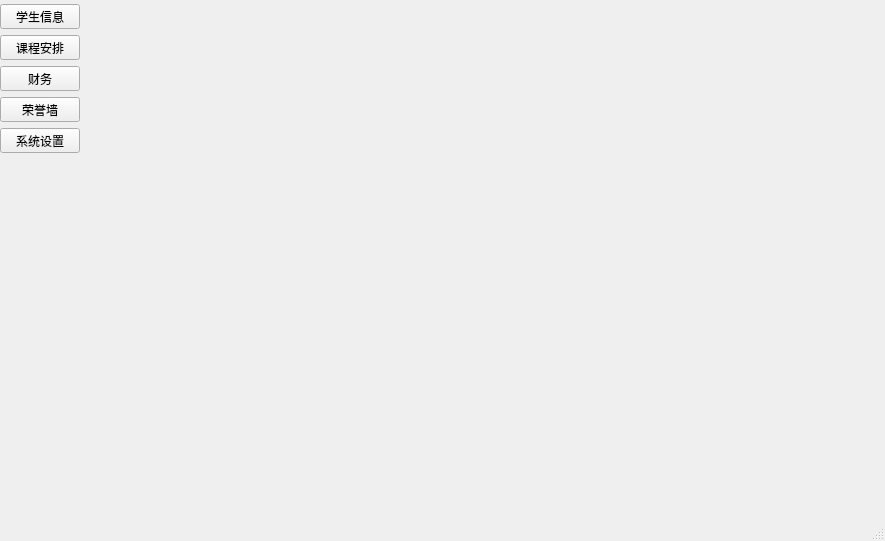
<?xml version="1.0" encoding="UTF-8"?>
<ui version="4.0">
 <class>MainWindowClass</class>
 <widget class="QMainWindow" name="MainWindowClass">
  <property name="geometry">
   <rect>
    <x>0</x>
    <y>0</y>
    <width>885</width>
    <height>541</height>
   </rect>
  </property>
  <property name="windowTitle">
   <string>MainWindow</string>
  </property>
  <property name="styleSheet">
   <string notr="true"/>
  </property>
  <widget class="QWidget" name="centralWidget">
   <layout class="QHBoxLayout" name="horizontalLayout">
    <property name="leftMargin">
     <number>0</number>
    </property>
    <property name="topMargin">
     <number>2</number>
    </property>
    <property name="rightMargin">
     <number>0</number>
    </property>
    <property name="bottomMargin">
     <number>2</number>
    </property>
    <item>
     <widget class="QWidget" name="widget" native="true">
      <property name="minimumSize">
       <size>
        <width>100</width>
        <height>0</height>
       </size>
      </property>
      <layout class="QVBoxLayout" name="verticalLayout">
       <property name="leftMargin">
        <number>0</number>
       </property>
       <property name="topMargin">
        <number>2</number>
       </property>
       <property name="rightMargin">
        <number>0</number>
       </property>
       <property name="bottomMargin">
        <number>2</number>
       </property>
       <item>
        <widget class="QToolButton" name="btnStudentInfo">
         <property name="minimumSize">
          <size>
           <width>80</width>
           <height>0</height>
          </size>
         </property>
         <property name="text">
          <string>学生信息</string>
         </property>
         <property name="icon">
          <iconset resource="MainWindow.qrc">
           <normaloff>:/MainWindow/images/StuInfo.jpg</normaloff>:/MainWindow/images/StuInfo.jpg</iconset>
         </property>
         <property name="iconSize">
          <size>
           <width>60</width>
           <height>60</height>
          </size>
         </property>
         <property name="checkable">
          <bool>true</bool>
         </property>
         <property name="toolButtonStyle">
          <enum>Qt::ToolButtonStyle::ToolButtonTextUnderIcon</enum>
         </property>
        </widget>
       </item>
       <item>
        <widget class="QToolButton" name="btnSchedule">
         <property name="minimumSize">
          <size>
           <width>80</width>
           <height>0</height>
          </size>
         </property>
         <property name="text">
          <string>课程安排</string>
         </property>
         <property name="icon">
          <iconset resource="MainWindow.qrc">
           <normaloff>:/MainWindow/images/Schedule.jpg</normaloff>:/MainWindow/images/Schedule.jpg</iconset>
         </property>
         <property name="iconSize">
          <size>
           <width>60</width>
           <height>60</height>
          </size>
         </property>
         <property name="checkable">
          <bool>true</bool>
         </property>
         <property name="toolButtonStyle">
          <enum>Qt::ToolButtonStyle::ToolButtonTextUnderIcon</enum>
         </property>
        </widget>
       </item>
       <item>
        <widget class="QToolButton" name="btnFinance">
         <property name="minimumSize">
          <size>
           <width>80</width>
           <height>0</height>
          </size>
         </property>
         <property name="text">
          <string>财务</string>
         </property>
         <property name="icon">
          <iconset resource="MainWindow.qrc">
           <normaloff>:/MainWindow/images/Finance.jpg</normaloff>:/MainWindow/images/Finance.jpg</iconset>
         </property>
         <property name="iconSize">
          <size>
           <width>60</width>
           <height>60</height>
          </size>
         </property>
         <property name="checkable">
          <bool>true</bool>
         </property>
         <property name="toolButtonStyle">
          <enum>Qt::ToolButtonStyle::ToolButtonTextUnderIcon</enum>
         </property>
        </widget>
       </item>
       <item>
        <widget class="QToolButton" name="btnLesson">
         <property name="minimumSize">
          <size>
           <width>80</width>
           <height>0</height>
          </size>
         </property>
         <property name="text">
          <string>荣誉墙</string>
         </property>
         <property name="icon">
          <iconset resource="MainWindow.qrc">
           <normaloff>:/MainWindow/images/Wall.png</normaloff>:/MainWindow/images/Wall.png</iconset>
         </property>
         <property name="iconSize">
          <size>
           <width>60</width>
           <height>60</height>
          </size>
         </property>
         <property name="checkable">
          <bool>true</bool>
         </property>
         <property name="toolButtonStyle">
          <enum>Qt::ToolButtonStyle::ToolButtonTextUnderIcon</enum>
         </property>
        </widget>
       </item>
       <item>
        <widget class="QToolButton" name="btnSystemSetting">
         <property name="minimumSize">
          <size>
           <width>80</width>
           <height>0</height>
          </size>
         </property>
         <property name="text">
          <string>系统设置</string>
         </property>
         <property name="icon">
          <iconset resource="MainWindow.qrc">
           <normaloff>:/MainWindow/images/setting.jpg</normaloff>:/MainWindow/images/setting.jpg</iconset>
         </property>
         <property name="iconSize">
          <size>
           <width>60</width>
           <height>60</height>
          </size>
         </property>
         <property name="checkable">
          <bool>true</bool>
         </property>
         <property name="toolButtonStyle">
          <enum>Qt::ToolButtonStyle::ToolButtonTextUnderIcon</enum>
         </property>
        </widget>
       </item>
       <item>
        <spacer name="verticalSpacer">
         <property name="orientation">
          <enum>Qt::Orientation::Vertical</enum>
         </property>
         <property name="sizeHint" stdset="0">
          <size>
           <width>20</width>
           <height>40</height>
          </size>
         </property>
        </spacer>
       </item>
      </layout>
     </widget>
    </item>
    <item>
     <widget class="QStackedWidget" name="stackedWidget">
      <property name="currentIndex">
       <number>3</number>
      </property>
      <widget class="StudentInfoWidget" name="pageStudentInfo"/>
      <widget class="ScheduleWidget" name="pageSchedule"/>
      <widget class="FinancialWidget" name="pageFinance"/>
      <widget class="HonorWallWidget" name="pageLesson"/>
      <widget class="SystemSettingsWidget" name="pageSystemSetting"/>
     </widget>
    </item>
   </layout>
  </widget>
  <widget class="QStatusBar" name="statusBar"/>
 </widget>
 <layoutdefault spacing="6" margin="11"/>
 <customwidgets>
  <customwidget>
   <class>StudentInfoWidget</class>
   <extends>QWidget</extends>
   <header location="global">studentinfowidget.h</header>
   <container>1</container>
  </customwidget>
  <customwidget>
   <class>ScheduleWidget</class>
   <extends>QWidget</extends>
   <header location="global">schedulewidget.h</header>
   <container>1</container>
  </customwidget>
  <customwidget>
   <class>FinancialWidget</class>
   <extends>QWidget</extends>
   <header location="global">financialwidget.h</header>
   <container>1</container>
  </customwidget>
  <customwidget>
   <class>SystemSettingsWidget</class>
   <extends>QWidget</extends>
   <header location="global">systemsettingswidget.h</header>
   <container>1</container>
  </customwidget>
  <customwidget>
   <class>HonorWallWidget</class>
   <extends>QWidget</extends>
   <header location="global">HonorWallWidget.h</header>
   <container>1</container>
  </customwidget>
 </customwidgets>
 <resources>
  <include location="MainWindow.qrc"/>
 </resources>
 <connections/>
</ui>
